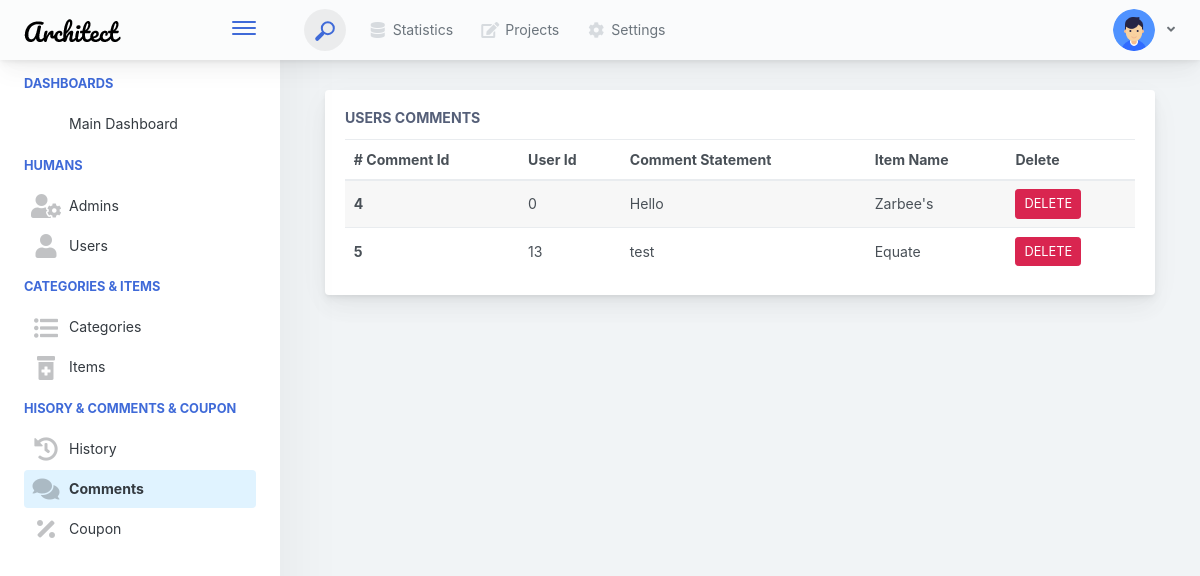
The page /admin/manage_comments.php (signed in) on the database its author committed.
### tables this page shows
CREATE TABLE `comments` (
  `comment_id` int(11) NOT NULL,
  `user_id` int(11) DEFAULT NULL,
  `comment_statment` varchar(255) DEFAULT NULL,
  `item_id` int(11) NOT NULL
);

CREATE TABLE `item` (
  `item_id` int(11) NOT NULL,
  `item_name` varchar(50) DEFAULT NULL,
  `item_image` text DEFAULT NULL,
  `item_title` varchar(50) DEFAULT NULL,
  `item_desc` varchar(1000) DEFAULT NULL,
  `item_price` varchar(50) DEFAULT NULL,
  `cat_id` varchar(50) DEFAULT NULL,
  `item_rate` varchar(50) DEFAULT NULL,
  `comment_id` int(11) DEFAULT NULL,
  `user_id` int(11) DEFAULT NULL,
  `item_date` date NOT NULL,
  `price_offer` float NOT NULL
);

### admin/manage_comments.php (the view, shortened to what this page needs)
<?php include("includes/header.php"); ?>
<div class="app-main">
  <?php include("includes/sidebar.php"); ?>
  <div class="app-main__outer">
    <div class="app-main__inner">
      <div class="col-lg-12">
        <div class="main-card mb-3 card">
          <div class="card-body">
            <h5 class="card-title">Users Comments</h5>
            <table class="mb-0 table table-striped">
              <thead>
                <tr>
                  <th># Comment Id</th>
                  <th>User Id</th>
                  <th>Comment Statement</th>
                  <th>Item Name</th>
                  <th>Delete</th>
                </tr>
              </thead>
              <tbody>
                <?php
                  $fetch_query = "SELECT comments.comment_id, comments.user_id,comments.comment_statment,comments.item_id,item.item_id,item_name FROM comments,item where comments.item_id = item.item_id";
                  $result = $conn->query($fetch_query);
                ?>
                <?php if ($result->num_rows > 0) : ?>
                  <?php while ($row = $result->fetch_assoc()) : ?>
                    <tr>
                      <th scope="row"><?php echo $row["comment_id"]; ?></th>
                      <td><?php echo $row["user_id"]; ?></td>
                      <td><?php echo $row["comment_statment"]; ?></td>
                      <td><?php echo $row["item_name"]; ?></td>
                      <td>
                        <a href="manage_comments.php?method=delete&&id=<?php echo $row["comment_id"] ?>">
                        <button type="submit"  class="btn btn-danger btn-sm">DELETE</button>
                        </a>
                      </td>
                    </tr>
                  <?php endwhile; ?>
                <?php endif; ?>
              </tbody>
            </table>
          </div>
        </div>
      </div>
    </div>
  </div>
</div>

### rows shown on the page
comments: comment_id "4", user "0", comment_statment "Hello", item.item_name "Zarbee's"
comments: comment_id "5", user "13", comment_statment "test", item.item_name "Equate"
